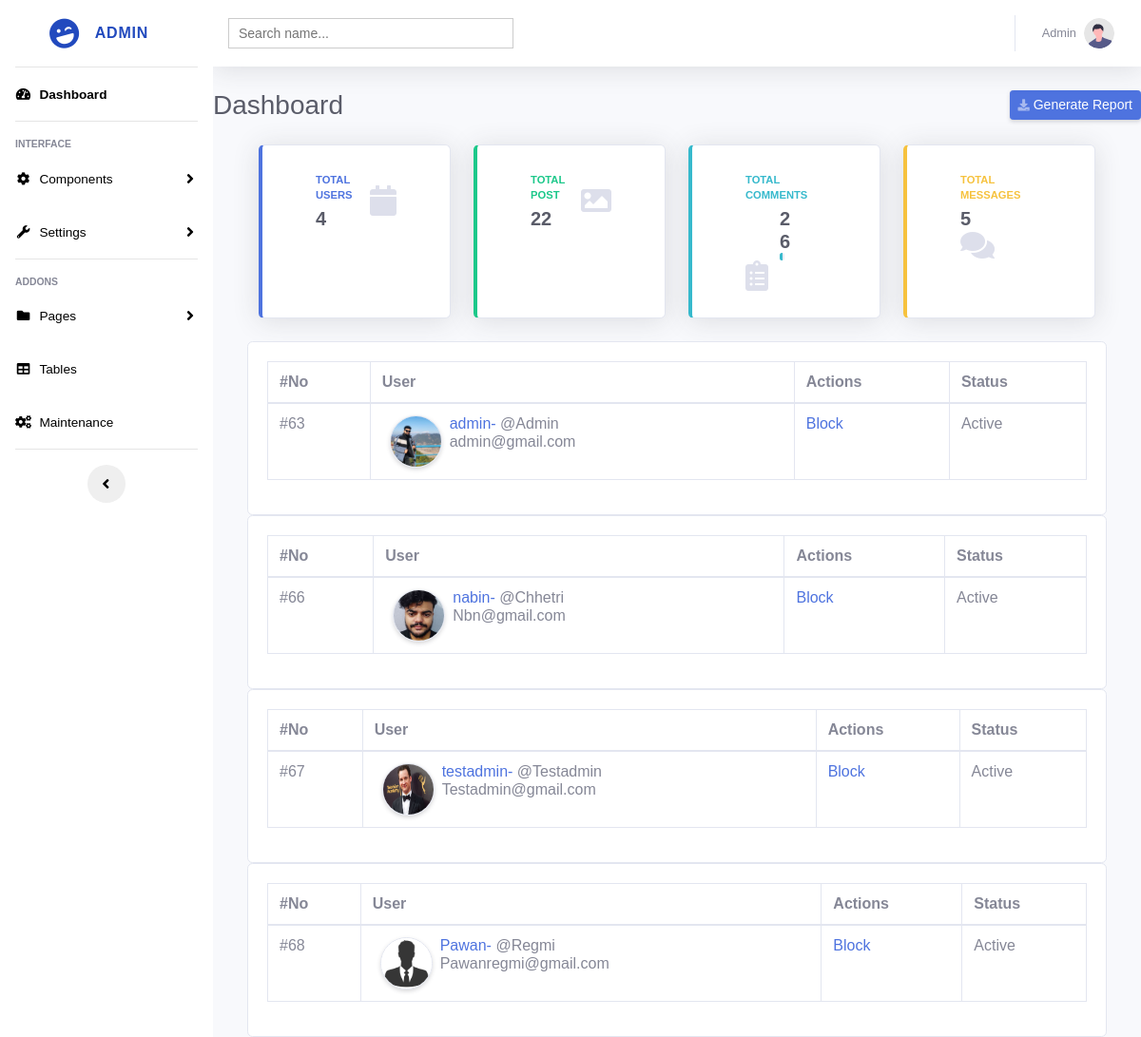
The app's page /admin/userprofile.php, older data.
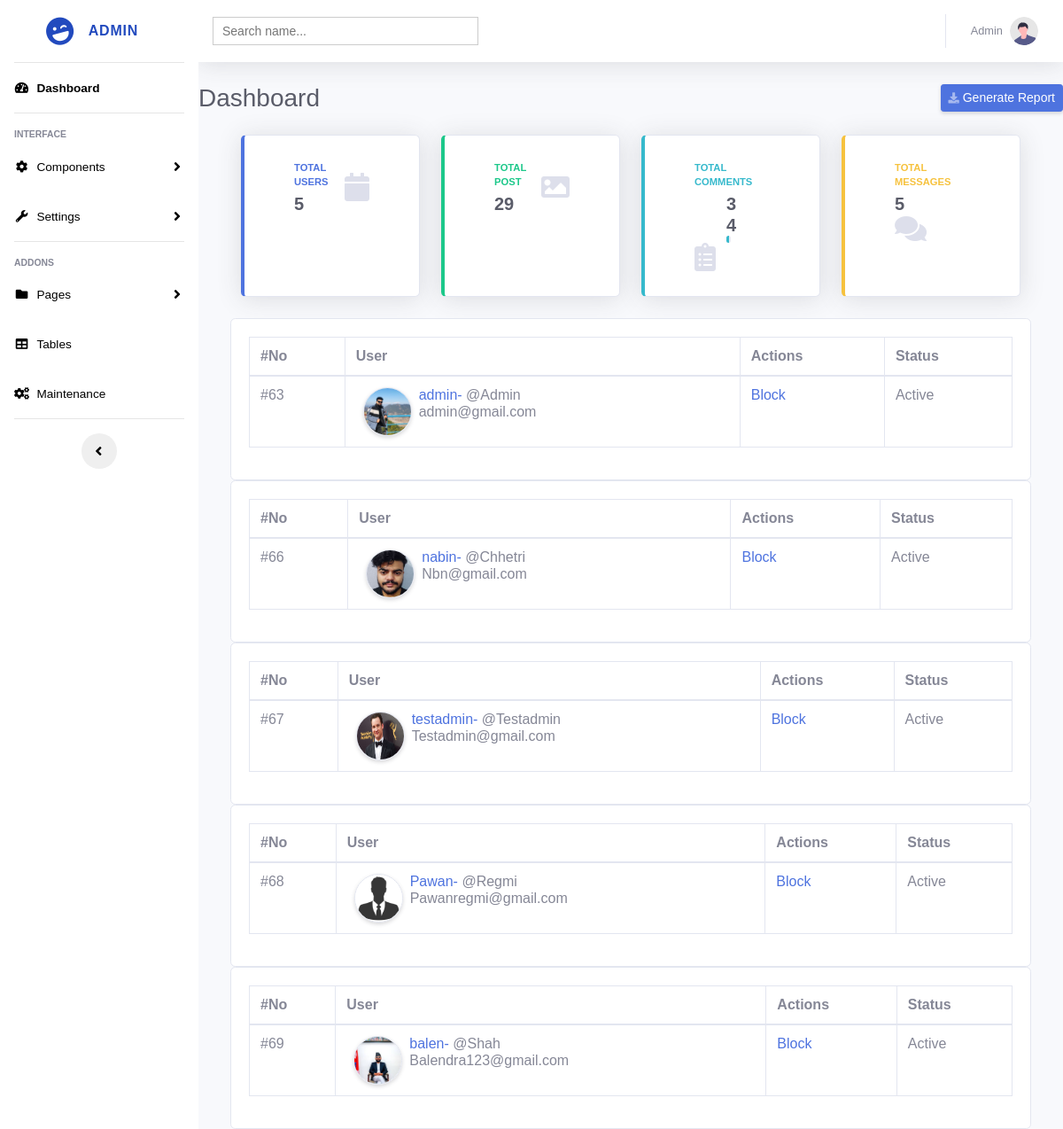
The same page, newer data.
### tables this page shows
CREATE TABLE `users` (
  `user_id` int(11) NOT NULL,
  `name` varchar(255) NOT NULL,
  `username` varchar(255) NOT NULL,
  `lastname` varchar(200) NOT NULL,
  `gender` varchar(20) NOT NULL,
  `email` varchar(255) NOT NULL,
  `phone` int(11) NOT NULL,
  `password` varchar(1000) NOT NULL,
  `p_p` varchar(255) DEFAULT 'user-default.png',
  `c_p` varchar(255) NOT NULL,
  `last_seen` datetime NOT NULL DEFAULT current_timestamp(),
  `is_blocked` int(11) NOT NULL DEFAULT 0,
  `report` int(10) NOT NULL,
  `verification_code` varchar(255) NOT NULL,
  `verified` int(50) NOT NULL DEFAULT 0,
  `interests` varchar(500) NOT NULL
);

### admin/include/userprofile.php (the view, shortened to what this page needs)
<?php
include_once 'model/db.php';
$sql = "SELECT user_id,name, username,lastname, password,email,gender, p_p, is_blocked  FROM users";
$result = $connect->query($sql);
if ($result->num_rows > 0) {
  while($row = $result->fetch_assoc()) {
    $user_id="".$row['user_id'];
    $name= "".$row["name"];
    $lastname= "".$row["lastname"];
    $email= "".$row["email"];
?>
<!DOCTYPE html>
<html lang="en">
<head>
</head>
<body>
        <div class="row">
            <div class="card w-100">
                <div class="card-body">
                    <table class="table table-bordered table-hover">
                        <thead>
                            <tr>
                                <th>#No</th>
                                <th>User</th>
                                <th>Actions</th>
                                <th>Status</th>
                            </tr>
                        </thead>
                        <tbody>
                            <tr>
                                <td> #<?php echo $user_id ?> </td>
                                <td>
                                    <div class="d-flex">
                                        <div>
                                            <img src="../client/assets/uploads/<?=$row['p_p']?>"
                                                class="rounded-circle border border-2 shadow-sm mx-2" width="55px"
                                                height="55px" />
                                        </div>
                                        <div>
                                            <a href="http://localhost/main/client/home.php?name=<?php echo $name ?>"><?php echo $name ?>- <span class="text-muted">@<?php echo $lastname ?></span></a>
                                            <h6 class="text-muted"><?php echo $email ?></h6>
                                        </div>
                                    </div>
                                </td>
                                <td>
                                        <?php
                                        if($row["is_blocked"] ==1){
                                            echo '<p> <a href="include/blockuser.php?uid='.$row['user_id']. '&is_blocked=0">UnBlock </a> </p>';
                                        }else{
                                            echo '<p> <a href="include/blockuser.php?uid='.$row['user_id']. '&is_blocked=1">Block </a> </p>';
                                        }
                                    ?>
                                </td>
                                <td>
                                <?php
                                        if($row["is_blocked"] ==0){
                                            echo '<p> Active</p>';
                                        }else{
                                            echo '<p> Blocked </p>';
                                        }
                                    ?>
                                    </td>
                            </tr>
                            </tbody>
                    </table>
                </div>
            </div>
        </div>
</body>
</html>
<?php } ?>
<?php } ?>

### admin/header.php (shortened to what this page needs)
<head>
    <link href="resources/vendor/fontawesome-free/css/all.min.css" rel="stylesheet" type="text/css">
    <link href="resources/css/sb-admin-2.min.css" rel="stylesheet">
</head>

### admin/userprofile.php (shortened to what this page needs)
<?php
include 'model/db.php'
?>
<?php
include 'header.php';
?>
<!DOCTYPE html>
<html lang="en">
<body id="page-top">
    <div id="wrapper">
       <?php include 'include/sidebar.php' ?>
        <div id="content-wrapper" class="d-flex flex-column">
            <div id="content">
                <?php include 'include/nav.php' ?>
                <?php include 'include/analytics.php' ?>
                <?php include 'include/userprofile.php' ?>
            </div>
        </div>
    </div>
</body>
</html>

### admin/include/sidebar.php (shortened to what this page needs)
<?php include 'header.php'  ?>
<ul class="navbar-nav  sidebar  accordion" id="accordionSidebar">
    <a class="sidebar-brand d-flex align-items-center justify-content-center" href="index.php">
        <div class="sidebar-brand-icon rotate-n-15">
            <i class="fas fa-laugh-wink"></i>
        </div>
        <div class="sidebar-brand-text mx-3">Admin</div>
    </a>
    <hr class="sidebar-divider my-0" />
    <li class="nav-item active">
        <a class="nav-link" href="">
            <i class="fas fa-fw fa-tachometer-alt"></i>
            <span>Dashboard</span></a>
    </li>
    <hr class="sidebar-divider" />
    <div class="sidebar-heading">Interface</div>
    <li class="nav-item">
        <a class="nav-link collapsed" href="#" data-toggle="collapse" data-target="#collapseTwo" aria-expanded="true"
            aria-controls="collapseTwo">
            <i class="fas fa-fw fa-cog"></i>
            <span>Components</span>
        </a>
    </li>
    <li class="nav-item">
        <a class="nav-link collapsed" href="#" data-toggle="collapse" data-target="#collapseUtilities"
            aria-expanded="true" aria-controls="collapseUtilities">
            <i class="fas fa-fw fa-wrench"></i>
            <span>Settings</span>
        </a>
    </li>
    <hr class="sidebar-divider" />
    <div class="sidebar-heading">Addons</div>
    <li class="nav-item">
        <a class="nav-link collapsed" href="#" data-toggle="collapse" data-target="#collapsePages" aria-expanded="true"
            aria-controls="collapsePages">
            <i class="fas fa-fw fa-folder"></i>
            <span>Pages</span>
        </a>
    </li>
    <li class="nav-item">
        <a class="nav-link" href="tables.html">
            <i class="fas fa-fw fa-table"></i>
            <span>Tables</span></a>
    </li>
    <li class="nav-item">
        <a class="nav-link" href="maintenance.php">
            <i class="fa fa-cogs"></i>
            <span>Maintenance</span></a>
    </li>
    <hr class="sidebar-divider d-none d-md-block" />
    <div class="text-center d-none d-md-inline">
        <button class="rounded-circle border-0" id="sidebarToggle"></button>
    </div>
</ul>

### admin/include/nav.php (shortened to what this page needs)
<?php include 'header.php' ?>
<nav
  class="navbar navbar-expand navbar-light bg-white topbar mb-4 static-top shadow"
>
  <?php include 'pages/search.php'; ?>
  <ul class="navbar-nav ml-auto">
    <li class="nav-item dropdown no-arrow">
      <a
        class="nav-link dropdown-toggle"
        href="#"
        id="userDropdown"
        role="button"
        data-toggle="dropdown"
        aria-haspopup="true"
        aria-expanded="false"
      >
        <span class="mr-2 d-none d-lg-inline text-gray-600 small"
          >Admin</span
        >
        <img class="img-profile rounded-circle" src="../resources/img/undraw_profile.svg" />
      </a>
    </li>
  </ul>
</nav>

### admin/pages/search.php (shortened to what this page needs)
<!DOCTYPE html>
<html lang="en">
<head>
</head>
<body>
    <div class="search-box">
        <input type="text" autocomplete="off" placeholder="Search name..." />
    </div>
</body>
</html>

### admin/include/analytics.php
<div class="d-sm-flex align-items-center justify-content-between mb-4">
        <h1 class="h3 mb-0 text-gray-800">Dashboard</h1>
        <a href="#" class="d-none d-sm-inline-block btn btn-sm btn-primary shadow-sm"><i
                class="fas fa-download fa-sm text-white-50"></i> Generate Report</a>
    </div>
<div class="row">
<div class="col-xl-3 col-md-6 mb-4">
    <div class="card border-left-primary shadow h-100 py-2">
        <div class="card-body">
            <div class="row no-gutters align-items-center">
                <div class="col mr-2">
                    <div class="text-xs font-weight-bold text-primary text-uppercase mb-1">
                        Total Users</div>
                    <div class="h5 mb-0 font-weight-bold text-gray-800">
                        <?php
                                      $sql = "SELECT * from users";
                                      if ($result = mysqli_query($connect, $sql)) {
                                      $rowcount = mysqli_num_rows( $result );
                                      printf( $rowcount);
                                  }
                                        ?>
                    </div>
                </div>
                <div class="col-auto">
                    <i class="fas fa-calendar fa-2x text-gray-300"></i>
                </div>
            </div>
        </div>
    </div>
</div>
<div class="col-xl-3 col-md-6 mb-4">
    <div class="card border-left-success shadow h-100 py-2">
        <div class="card-body">
            <div class="row no-gutters align-items-center">
                <div class="col mr-2">
                    <div class="text-xs font-weight-bold text-success text-uppercase mb-1">
                        Total Post</div>
                    <div class="h5 mb-0 font-weight-bold text-gray-800">
                        <?php
                                    $sql = "SELECT * from images ";
                                    if ($result = mysqli_query($connect, $sql)) {
                                    $rowcount = mysqli_num_rows( $result );
                                    printf( $rowcount);
                                }
                                    ?>
                    </div>
                </div>
                <div class="col-auto">
                    <i class="fas fa-image fa-2x  text-gray-300"></i>
                </div>
            </div>
        </div>
    </div>
</div>
<div class="col-xl-3 col-md-6 mb-4">
    <div class="card border-left-info shadow h-100 py-2">
        <div class="card-body">
            <div class="row no-gutters align-items-center">
                <div class="col mr-2">
                    <div class="text-xs font-weight-bold text-info text-uppercase mb-1">Total Comments
                    </div>
                    <div class="row no-gutters align-items-center">
                        <div class="col-auto">
                            <div class="h5 mb-0 mr-3 font-weight-bold text-gray-800">
                                <?php
                                                $sql="SELECT * From  comment";
                                                $result =mysqli_query($connect,$sql);
                                                if ($rowcount=mysqli_num_rows($result)){
                                                printf( $rowcount);
                                                }
                                                ?>
                            </div>
                        </div>
                        <div class="col">
                            <div class="progress progress-sm mr-2">
                                <div class="progress-bar bg-info" role="progressbar" style="width: 50%"
                                    aria-valuenow="50" aria-valuemin="0" aria-valuemax="100"></div>
                            </div>
                        </div>
                    </div>
                </div>
                <div class="col-auto">
                    <i class="fas fa-clipboard-list fa-2x text-gray-300"></i>
                </div>
            </div>
        </div>
    </div>
</div>
<div class="col-xl-3 col-md-6 mb-4">
    <div class="card border-left-warning shadow h-100 py-2">
        <div class="card-body">
            <div class="row no-gutters align-items-center">
                <div class="col mr-2">
                    <div class="text-xs font-weight-bold text-warning text-uppercase mb-1">
                        Total Messages</div>
                    <div class="h5 mb-0 font-weight-bold text-gray-800">
                        <?php
                                        $sql = "SELECT * FROM chats";
                                        if ($result = mysqli_query($connect,$sql)){
                                            $rowcount = mysqli_num_rows($result);
                                            echo $rowcount;
                                        }
                                        ?>
                    </div>
                </div>
                <div class="col-auto">
                    <i class="fas fa-comments fa-2x text-gray-300"></i>
                </div>
            </div>
        </div>
    </div>
</div>
</div>

### admin/include/sidebar.php (style rules this page uses)
ul a { color: black; }

### admin/pages/search.php (style rules this page uses)
body { font-family: Arail, sans-serif; }
.search-box { width: 300px; position: relative; display: inline-block; font-size: 14px; }
.search-box input[type="text"] { height: 32px; padding: 5px 10px; border: 1px solid #CCCCCC; font-size: 14px; }
.search-box input[type="text"], .result { width: 100%; box-sizing: border-box; }

### admin/userprofile.php (style rules this page uses)
.row { margin-right: 2.25rem; margin-left: 2.25rem; }

Row changes from the older to the newer data that the page shows:
added users: user_id "69", p_p (picture), name "balen", lastname "Shah", email "Balendra123@gmail.com", is_blocked "Active"
Text that changed along with them:
text no longer shown: "4 22 26"
text now shown: "5 29 34"
